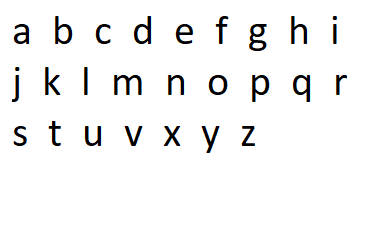
#> input picture Testing_Images/small.png, 365 x 237 px
$ python accuracy_analysis.py
#> lines starting #> are read from the running program, lines starting #| are printed output that depends on the picture; after the words box and inside, x2 and y2 are one past the last pixel; in counts of white or black regions, pixels touching at a corner belong together
import  cv2
import numpy as np
import sys

# module level variables ##########################################################################
MIN_CONTOUR_AREA = 100

RESIZED_IMAGE_WIDTH = 20
RESIZED_IMAGE_HEIGHT = 30


###################################################################################################
def main():
    imgTrainingNumbers1 = cv2.imread("Testing_Images/small.png")
#> imgTrainingNumbers1 is the input picture: shape (237, 365, 3); mean B, G, R 243.8, 243.8, 243.8
    # imgTrainingNumbers1 = cv2.resize(imgTrainingNumbers1, (1516,800))


    imgGray1 = cv2.cvtColor(imgTrainingNumbers1, cv2.COLOR_BGR2GRAY)
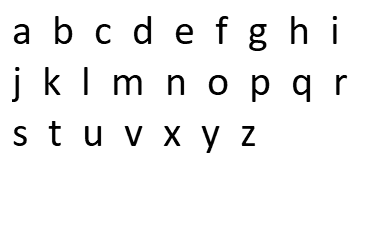
#> imgGray1: shape (237, 365); min 0, max 255, mean 243.8
    imgBlurred1 = cv2.GaussianBlur(imgGray1, (5, 5), 0)
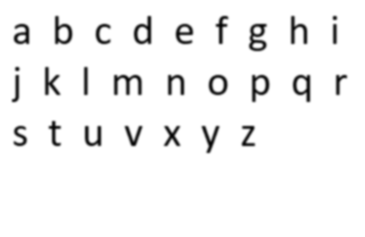
#> imgBlurred1: shape (237, 365); min 5, max 255, mean 243.8


    imgThresh1 = cv2.adaptiveThreshold(imgBlurred1, 255, cv2.ADAPTIVE_THRESH_GAUSSIAN_C, cv2.THRESH_BINARY_INV, 11, 2)
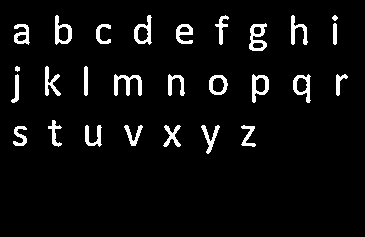
#> imgThresh1: shape (237, 365); 5.3% white; 27 white regions

    # cv2.imshow("imgThresh", imgThresh)  # show threshold image for reference

    imgThreshCopy1 = imgThresh1.copy()

    npaContours1, npaHierarchy1 = cv2.findContours(imgThreshCopy1, cv2.RETR_EXTERNAL, cv2.CHAIN_APPROX_SIMPLE)
#> npaContours1 = 27 contours, 2 with area under 20; largest, box (x1, y1, x2, y2) and area: (249, 23, 267, 51) 310, (55, 15, 72, 45) 305, (134, 15, 152, 45) 304, (252, 74, 269, 103) 302, (293, 74, 311, 103) 298; npaHierarchy1 = 27 rows, first 6: [1, -1, -1, -1], [2, 0, -1, -1], [3, 1, -1, -1], [4, 2, -1, -1], [5, 3, -1, -1], [6, 4, -1, -1]

    npaFlattenedImages = np.empty((0, RESIZED_IMAGE_WIDTH * RESIZED_IMAGE_HEIGHT))

    intClassifications = []  # declare empty classifications list, this will be our list of how we are classifying our chars from user input, we will write to file at the end

    # possible chars we are interested in are digits 0 through 9, put these in list intValidChars
    intValidChars = [ord('0'), ord('1'), ord('2'), ord('3'), ord('4'), ord('5'), ord('6'), ord('7'), ord('8'), ord('9'),
                     ord('A'), ord('B'), ord('C'), ord('D'), ord('E'), ord('F'), ord('G'), ord('H'), ord('I'), ord('J'),
                     ord('K'), ord('L'), ord('M'), ord('N'), ord('O'), ord('P'), ord('Q'), ord('R'), ord('S'), ord('T'),
                     ord('U'), ord('V'), ord('W'), ord('X'), ord('Y'), ord('Z'), ord('a'), ord('b'), ord('c'), ord('d'),
                     ord('e'), ord('f'), ord('g'), ord('h'), ord('i'), ord('j'), ord('k'), ord('l'), ord('m'), ord('n'),
                     ord('o'), ord('p'), ord('q'), ord('r'), ord('s'), ord('t'), ord('u'), ord('v'), ord('w'), ord('x'),
                     ord('y'), ord('z'), ord('.'), ord(','), ord('!'), ord('?'), ord(' ')]


    for npaContour in npaContours1:
        if cv2.contourArea(npaContour) > MIN_CONTOUR_AREA:
            [intX, intY, intW, intH] = cv2.boundingRect(npaContour)

            cv2.rectangle(imgTrainingNumbers1, (intX, intY), (intX + intW, intY + intH), (0, 0, 255), 2)

            imgROI = imgThresh1[intY:intY + intH, intX:intX + intW]
            imgROIResized = cv2.resize(imgROI, (RESIZED_IMAGE_WIDTH, RESIZED_IMAGE_HEIGHT))

            cv2.imshow("imgROI", imgROI)
            cv2.imshow("imgROIResized", imgROIResized)
            cv2.imshow("training_numbers_small.png", imgTrainingNumbers1)

            intChar = cv2.waitKey(0)
            print(intChar)

            if intChar == 27:
                sys.exit()
            elif intChar in intValidChars:

                intClassifications.append(intChar)
                npaFlattenedImage = imgROIResized.reshape((1, RESIZED_IMAGE_WIDTH * RESIZED_IMAGE_HEIGHT))
                npaFlattenedImages = np.append(npaFlattenedImages, npaFlattenedImage, 0)
#> this loop made 5 passes; (key Q is pressed on pass 1)
#> (intX, intY, intW, intH) on passes 1 to 5: (13, 126, 14, 20), (241, 125, 15, 22), (201, 125, 19, 29), (163, 125, 18, 22), (124, 125, 19, 21)
#| 81
#| 101
#| 113
#| 120
#| 27
#> pass 1, in main, `imgROIResized = cv2.resize(imgROI, (RESIZED_IMAGE_WIDTH, RESIZED_IMAGE..`:
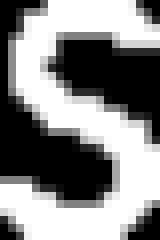
#> imgROIResized: shape (30, 20) (shown 8 times larger); min 0, max 255, mean 134.8
#> pass 1, in main, `cv2.imshow("training_numbers_small.png", imgTrainingNumbers1)`:
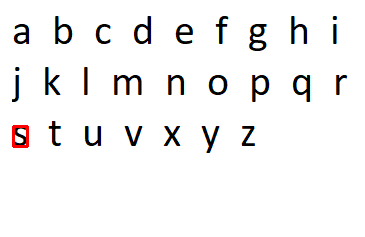
#> window 'training_numbers_small.png': shape (237, 365, 3); mean B, G, R 243.3, 243.3, 243.9
#> pass 2, in main, `cv2.imshow("training_numbers_small.png", imgTrainingNumbers1)`:
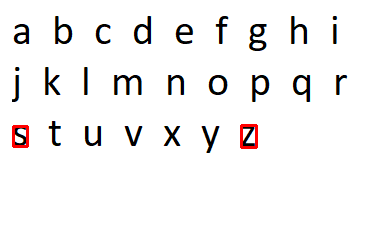
#> window 'training_numbers_small.png': shape (237, 365, 3); mean B, G, R 242.7, 242.7, 243.9
#> after the loop:
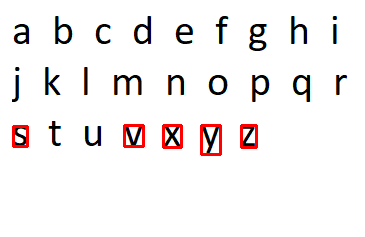
#> imgTrainingNumbers1: shape (237, 365, 3); 1.36% of pixels changed, all inside (x1, y1, x2, y2) = (12, 124, 258, 156)
#> after the loop, intClassifications = [81, 101, 113, 120]

    fltClassifications = np.array(intClassifications,
                                  np.float32)  # convert classifications list of ints to numpy array of floats
    print(fltClassifications)

    npaClassifications = fltClassifications.reshape(
        (fltClassifications.size, 1))  # flatten numpy array of floats to 1d so we can write to file later


    npa = np.loadtxt("Text_Files/dataset.txt", np.float32)
    npa1 = np.loadtxt("Text_Files/dataset_1D.txt", np.float32)
    npa = npa.reshape((npa.size, 1))

    kNearest = cv2.ml.KNearest_create()
    kNearest.train(npa1, cv2.ml.ROW_SAMPLE, npa)
    npaFlattenedImage = npaFlattenedImage.reshape((1, RESIZED_IMAGE_WIDTH * RESIZED_IMAGE_HEIGHT))
    npaFlattenedImage = np.float32(npaFlattenedImage)
    retval, npaResults, neigh_resp, dists = kNearest.findNearest(npaFlattenedImage, k = 1)

    matches = npaResults == fltClassifications
    correct = np.count_nonzero(matches)
    accuracy = correct * 100.0 / npaResults.size

    print("Accuracy is = %.2f" %accuracy +"%")


    cv2.destroyAllWindows()  # remove windows from memory

    return


###################################################################################################
if __name__ == "__main__":
    main()
#> (the program exits here)
